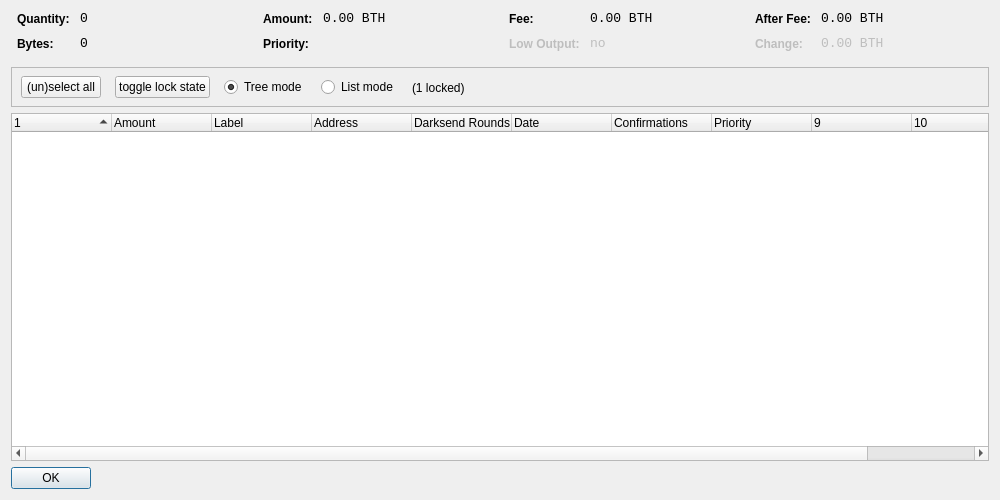
<?xml version="1.0" encoding="UTF-8"?>
<ui version="4.0">
 <class>CoinControlDialog</class>
 <widget class="QDialog" name="CoinControlDialog">
  <property name="geometry">
   <rect>
    <x>0</x>
    <y>0</y>
    <width>1000</width>
    <height>500</height>
   </rect>
  </property>
  <property name="windowTitle">
   <string>Coin Control</string>
  </property>
  <layout class="QVBoxLayout" name="verticalLayout">
   <item>
    <layout class="QHBoxLayout" name="horizontalLayoutTop" stretch="0,0,0,0">
     <property name="topMargin">
      <number>0</number>
     </property>
     <property name="bottomMargin">
      <number>10</number>
     </property>
     <item>
      <layout class="QFormLayout" name="formLayoutCoinControl1">
       <property name="horizontalSpacing">
        <number>10</number>
       </property>
       <property name="verticalSpacing">
        <number>10</number>
       </property>
       <property name="leftMargin">
        <number>6</number>
       </property>
       <property name="rightMargin">
        <number>6</number>
       </property>
       <item row="0" column="0">
        <widget class="QLabel" name="labelCoinControlQuantityText">
         <property name="styleSheet">
          <string notr="true">font-weight:bold;</string>
         </property>
         <property name="text">
          <string>Quantity:</string>
         </property>
        </widget>
       </item>
       <item row="0" column="1">
        <widget class="QLabel" name="labelCoinControlQuantity">
         <property name="font">
          <font>
           <family>Monospace</family>
           <pointsize>10</pointsize>
          </font>
         </property>
         <property name="cursor">
          <cursorShape>IBeamCursor</cursorShape>
         </property>
         <property name="contextMenuPolicy">
          <enum>Qt::ActionsContextMenu</enum>
         </property>
         <property name="text">
          <string notr="true">0</string>
         </property>
         <property name="textInteractionFlags">
          <set>Qt::LinksAccessibleByMouse|Qt::TextSelectableByKeyboard|Qt::TextSelectableByMouse</set>
         </property>
        </widget>
       </item>
       <item row="1" column="0">
        <widget class="QLabel" name="labelCoinControlBytesText">
         <property name="styleSheet">
          <string notr="true">font-weight:bold;</string>
         </property>
         <property name="text">
          <string>Bytes:</string>
         </property>
        </widget>
       </item>
       <item row="1" column="1">
        <widget class="QLabel" name="labelCoinControlBytes">
         <property name="font">
          <font>
           <family>Monospace</family>
           <pointsize>10</pointsize>
          </font>
         </property>
         <property name="cursor">
          <cursorShape>IBeamCursor</cursorShape>
         </property>
         <property name="contextMenuPolicy">
          <enum>Qt::ActionsContextMenu</enum>
         </property>
         <property name="text">
          <string notr="true">0</string>
         </property>
         <property name="textInteractionFlags">
          <set>Qt::LinksAccessibleByMouse|Qt::TextSelectableByKeyboard|Qt::TextSelectableByMouse</set>
         </property>
        </widget>
       </item>
      </layout>
     </item>
     <item>
      <layout class="QFormLayout" name="formLayoutCoinControl2">
       <property name="horizontalSpacing">
        <number>10</number>
       </property>
       <property name="verticalSpacing">
        <number>10</number>
       </property>
       <property name="leftMargin">
        <number>6</number>
       </property>
       <property name="rightMargin">
        <number>6</number>
       </property>
       <item row="0" column="0">
        <widget class="QLabel" name="labelCoinControlAmountText">
         <property name="styleSheet">
          <string notr="true">font-weight:bold;</string>
         </property>
         <property name="text">
          <string>Amount:</string>
         </property>
        </widget>
       </item>
       <item row="0" column="1">
        <widget class="QLabel" name="labelCoinControlAmount">
         <property name="font">
          <font>
           <family>Monospace</family>
           <pointsize>10</pointsize>
          </font>
         </property>
         <property name="cursor">
          <cursorShape>IBeamCursor</cursorShape>
         </property>
         <property name="contextMenuPolicy">
          <enum>Qt::ActionsContextMenu</enum>
         </property>
         <property name="text">
          <string notr="true">0.00 BTH</string>
         </property>
         <property name="textInteractionFlags">
          <set>Qt::LinksAccessibleByMouse|Qt::TextSelectableByKeyboard|Qt::TextSelectableByMouse</set>
         </property>
        </widget>
       </item>
       <item row="1" column="0">
        <widget class="QLabel" name="labelCoinControlPriorityText">
         <property name="styleSheet">
          <string notr="true">font-weight:bold;</string>
         </property>
         <property name="text">
          <string>Priority:</string>
         </property>
        </widget>
       </item>
       <item row="1" column="1">
        <widget class="QLabel" name="labelCoinControlPriority">
         <property name="font">
          <font>
           <family>Monospace</family>
           <pointsize>10</pointsize>
          </font>
         </property>
         <property name="cursor">
          <cursorShape>IBeamCursor</cursorShape>
         </property>
         <property name="contextMenuPolicy">
          <enum>Qt::ActionsContextMenu</enum>
         </property>
         <property name="text">
          <string/>
         </property>
         <property name="textInteractionFlags">
          <set>Qt::LinksAccessibleByMouse|Qt::TextSelectableByKeyboard|Qt::TextSelectableByMouse</set>
         </property>
        </widget>
       </item>
      </layout>
     </item>
     <item>
      <layout class="QFormLayout" name="formLayoutCoinControl3">
       <property name="horizontalSpacing">
        <number>10</number>
       </property>
       <property name="verticalSpacing">
        <number>10</number>
       </property>
       <property name="leftMargin">
        <number>6</number>
       </property>
       <property name="rightMargin">
        <number>6</number>
       </property>
       <item row="0" column="0">
        <widget class="QLabel" name="labelCoinControlFeeText">
         <property name="styleSheet">
          <string notr="true">font-weight:bold;</string>
         </property>
         <property name="text">
          <string>Fee:</string>
         </property>
        </widget>
       </item>
       <item row="0" column="1">
        <widget class="QLabel" name="labelCoinControlFee">
         <property name="font">
          <font>
           <family>Monospace</family>
           <pointsize>10</pointsize>
          </font>
         </property>
         <property name="cursor">
          <cursorShape>IBeamCursor</cursorShape>
         </property>
         <property name="contextMenuPolicy">
          <enum>Qt::ActionsContextMenu</enum>
         </property>
         <property name="text">
          <string notr="true">0.00 BTH</string>
         </property>
         <property name="textInteractionFlags">
          <set>Qt::LinksAccessibleByMouse|Qt::TextSelectableByKeyboard|Qt::TextSelectableByMouse</set>
         </property>
        </widget>
       </item>
       <item row="1" column="0">
        <widget class="QLabel" name="labelCoinControlLowOutputText">
         <property name="enabled">
          <bool>false</bool>
         </property>
         <property name="styleSheet">
          <string notr="true">font-weight:bold;</string>
         </property>
         <property name="text">
          <string>Low Output:</string>
         </property>
        </widget>
       </item>
       <item row="1" column="1">
        <widget class="QLabel" name="labelCoinControlLowOutput">
         <property name="enabled">
          <bool>false</bool>
         </property>
         <property name="font">
          <font>
           <family>Monospace</family>
           <pointsize>10</pointsize>
          </font>
         </property>
         <property name="cursor">
          <cursorShape>IBeamCursor</cursorShape>
         </property>
         <property name="contextMenuPolicy">
          <enum>Qt::ActionsContextMenu</enum>
         </property>
         <property name="text">
          <string notr="true">no</string>
         </property>
         <property name="textInteractionFlags">
          <set>Qt::LinksAccessibleByMouse|Qt::TextSelectableByKeyboard|Qt::TextSelectableByMouse</set>
         </property>
        </widget>
       </item>
      </layout>
     </item>
     <item>
      <layout class="QFormLayout" name="formLayoutCoinControl4">
       <property name="horizontalSpacing">
        <number>10</number>
       </property>
       <property name="verticalSpacing">
        <number>10</number>
       </property>
       <property name="leftMargin">
        <number>6</number>
       </property>
       <property name="rightMargin">
        <number>6</number>
       </property>
       <item row="0" column="0">
        <widget class="QLabel" name="labelCoinControlAfterFeeText">
         <property name="styleSheet">
          <string notr="true">font-weight:bold;</string>
         </property>
         <property name="text">
          <string>After Fee:</string>
         </property>
        </widget>
       </item>
       <item row="0" column="1">
        <widget class="QLabel" name="labelCoinControlAfterFee">
         <property name="font">
          <font>
           <family>Monospace</family>
           <pointsize>10</pointsize>
          </font>
         </property>
         <property name="cursor">
          <cursorShape>IBeamCursor</cursorShape>
         </property>
         <property name="contextMenuPolicy">
          <enum>Qt::ActionsContextMenu</enum>
         </property>
         <property name="text">
          <string notr="true">0.00 BTH</string>
         </property>
         <property name="textInteractionFlags">
          <set>Qt::LinksAccessibleByMouse|Qt::TextSelectableByKeyboard|Qt::TextSelectableByMouse</set>
         </property>
        </widget>
       </item>
       <item row="1" column="0">
        <widget class="QLabel" name="labelCoinControlChangeText">
         <property name="enabled">
          <bool>false</bool>
         </property>
         <property name="styleSheet">
          <string notr="true">font-weight:bold;</string>
         </property>
         <property name="text">
          <string>Change:</string>
         </property>
        </widget>
       </item>
       <item row="1" column="1">
        <widget class="QLabel" name="labelCoinControlChange">
         <property name="enabled">
          <bool>false</bool>
         </property>
         <property name="font">
          <font>
           <family>Monospace</family>
           <pointsize>10</pointsize>
          </font>
         </property>
         <property name="cursor">
          <cursorShape>IBeamCursor</cursorShape>
         </property>
         <property name="contextMenuPolicy">
          <enum>Qt::ActionsContextMenu</enum>
         </property>
         <property name="text">
          <string notr="true">0.00 BTH</string>
         </property>
         <property name="textInteractionFlags">
          <set>Qt::LinksAccessibleByMouse|Qt::TextSelectableByKeyboard|Qt::TextSelectableByMouse</set>
         </property>
        </widget>
       </item>
      </layout>
     </item>
    </layout>
   </item>
   <item>
    <widget class="QFrame" name="frame">
     <property name="minimumSize">
      <size>
       <width>0</width>
       <height>40</height>
      </size>
     </property>
     <property name="frameShape">
      <enum>QFrame::StyledPanel</enum>
     </property>
     <property name="frameShadow">
      <enum>QFrame::Sunken</enum>
     </property>
     <widget class="QWidget" name="horizontalLayoutWidget">
      <property name="geometry">
       <rect>
        <x>10</x>
        <y>0</y>
        <width>781</width>
        <height>41</height>
       </rect>
      </property>
      <layout class="QHBoxLayout" name="horizontalLayoutPanel" stretch="0,0,0,0,0">
       <property name="spacing">
        <number>14</number>
       </property>
       <item>
        <widget class="QPushButton" name="pushButtonSelectAll">
         <property name="sizePolicy">
          <sizepolicy hsizetype="Maximum" vsizetype="Fixed">
           <horstretch>0</horstretch>
           <verstretch>0</verstretch>
          </sizepolicy>
         </property>
         <property name="text">
          <string>(un)select all</string>
         </property>
        </widget>
       </item>
        <item>
         <widget class="QPushButton" name="pushButtonToggleLock">
          <property name="sizePolicy">
           <sizepolicy hsizetype="Maximum" vsizetype="Fixed">
            <horstretch>0</horstretch>
            <verstretch>0</verstretch>
           </sizepolicy>
          </property>
          <property name="text">
           <string>toggle lock state</string>
          </property>
          <property name="autoDefault">
           <bool>false</bool>
          </property>
         </widget>
        </item>
       <item>
        <widget class="QRadioButton" name="radioTreeMode">
         <property name="sizePolicy">
          <sizepolicy hsizetype="Maximum" vsizetype="Fixed">
           <horstretch>0</horstretch>
           <verstretch>0</verstretch>
          </sizepolicy>
         </property>
         <property name="text">
          <string>Tree mode</string>
         </property>
         <property name="checked">
          <bool>true</bool>
         </property>
        </widget>
       </item>
       <item>
        <widget class="QRadioButton" name="radioListMode">
         <property name="sizePolicy">
          <sizepolicy hsizetype="Maximum" vsizetype="Fixed">
           <horstretch>0</horstretch>
           <verstretch>0</verstretch>
          </sizepolicy>
         </property>
         <property name="text">
          <string>List mode</string>
         </property>
        </widget>
       </item>
        <item>
         <widget class="QLabel" name="labelLocked">
          <property name="text">
           <string>(1 locked)</string>
          </property>
         </widget>
        </item>
       <item>
        <spacer name="horizontalSpacer">
         <property name="orientation">
          <enum>Qt::Horizontal</enum>
         </property>
         <property name="sizeHint" stdset="0">
          <size>
           <width>40</width>
           <height>20</height>
          </size>
         </property>
        </spacer>
       </item>
      </layout>
     </widget>
    </widget>
   </item>
   <item>
    <widget class="CoinControlTreeWidget" name="treeWidget">
     <property name="contextMenuPolicy">
      <enum>Qt::CustomContextMenu</enum>
     </property>
     <property name="sortingEnabled">
      <bool>false</bool>
     </property>
     <property name="columnCount">
      <number>11</number>
     </property>
     <attribute name="headerShowSortIndicator" stdset="0">
      <bool>true</bool>
     </attribute>
     <attribute name="headerStretchLastSection">
      <bool>false</bool>
     </attribute>
     <column>
      <property name="text">
       <string/>
      </property>
     </column>
     <column>
      <property name="text">
       <string>Amount</string>
      </property>
     </column>
     <column>
      <property name="text">
       <string>Label</string>
      </property>
     </column>
     <column>
      <property name="text">
       <string>Address</string>
      </property>
     </column>
     <column>
      <property name="text">
       <string>Darksend Rounds</string>
      </property>
    </column>
     <column>
      <property name="text">
       <string>Date</string>
      </property>
     </column>
     <column>
      <property name="text">
       <string>Confirmations</string>
      </property>
      <property name="toolTip">
       <string>Confirmed</string>
      </property>
     </column>
     <column>
      <property name="text">
       <string>Priority</string>
      </property>
     </column>
     <column>
      <property name="text">
       <string/>
      </property>
     </column>
     <column>
      <property name="text">
       <string/>
      </property>
     </column>
     <column>
      <property name="text">
       <string/>
      </property>
     </column>
     <column>
      <property name="text">
       <string/>
      </property>
     </column>
    </widget>
   </item>
   <item>
    <widget class="QDialogButtonBox" name="buttonBox">
     <property name="sizePolicy">
      <sizepolicy hsizetype="Maximum" vsizetype="Fixed">
       <horstretch>0</horstretch>
       <verstretch>0</verstretch>
      </sizepolicy>
     </property>
     <property name="orientation">
      <enum>Qt::Horizontal</enum>
     </property>
     <property name="standardButtons">
      <set>QDialogButtonBox::Ok</set>
     </property>
    </widget>
   </item>
  </layout>
 </widget>
 <customwidgets>
  <customwidget>
   <class>CoinControlTreeWidget</class>
   <extends>QTreeWidget</extends>
   <header>coincontroltreewidget.h</header>
  </customwidget>
 </customwidgets>
 <resources/>
 <connections/>
</ui>
